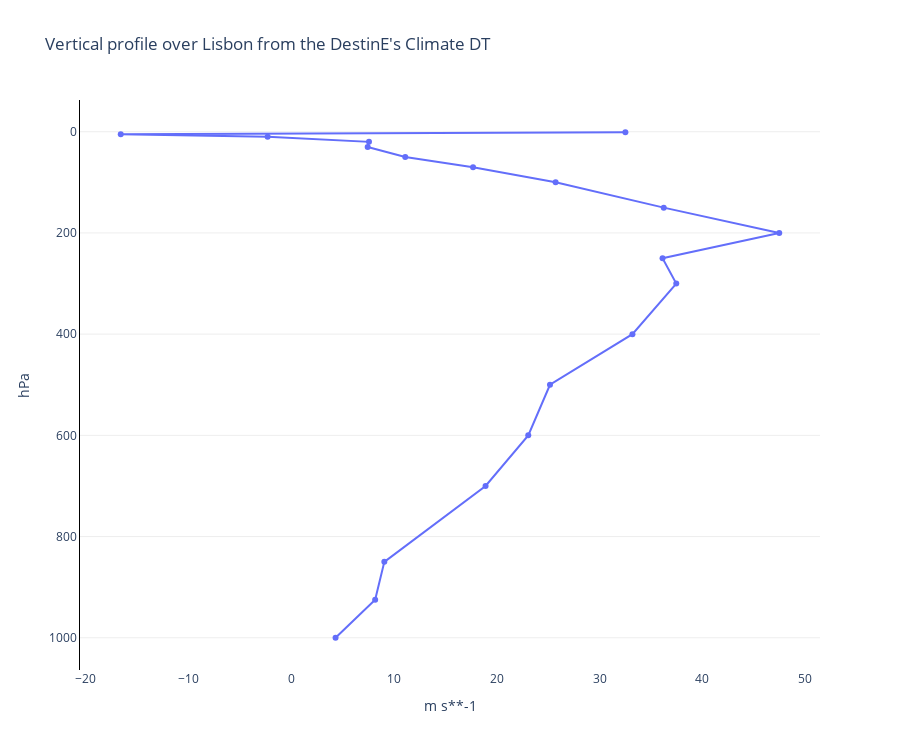

Notebook source saved alongside this figure:
### Code cell
da = ds.to_xarray()
from earthkit.plots.interactive import Chart
chart = Chart()
fig = chart.fig
fig['layout']['yaxis']['autorange'] = "reversed"
chart.line(ds, y="level")
chart.fig.update_layout(yaxis={"title": "hPa"})
chart.title("Vertical profile over Lisbon from the DestinE's Climate DT")
chart.show()

### Figure 1 — Plotly figure (JSON) as saved in the notebook; plotly's stock layout.template omitted (floating-point values rounded to 4 significant figures)
{"data": [{"type": "scatter", "x": [32.51, -16.6, -2.307, 7.557, 7.429, 11.09, 17.68, 25.72, 36.24, 47.48, 36.12, 37.46, 33.19, 25.17, 23.06, 18.9, 9.051, 8.158, 4.305], "y": [1, 5, 10, 20, 30, 50, 70, 100, 150, 200, 250, 300, 400, 500, 600, 700, 850, 925, 1000]}], "layout": {"colorway": ["#636EFA", "#EF553B", "#00CC96", "#AB63FA", "#FFA15A", "#19D3F3", "#FF6692", "#B6E880", "#FF97FF", "#FECB52"], "height": 750, "hovermode": "x", "plot_bgcolor": "white", "showlegend": false, "title": {"text": "Vertical profile over Lisbon from the DestinE's Climate DT"}, "xaxis": {"anchor": "y", "domain": [0, 1], "gridwidth": 1, "showgrid": false, "showline": false, "title": {"text": "m s**-1"}, "zeroline": false}, "yaxis": {"anchor": "x", "autorange": "reversed", "domain": [0, 1], "gridcolor": "#EEEEEE", "linecolor": "black", "showgrid": true, "showline": true, "title": {"text": "hPa"}, "zeroline": false}}}
